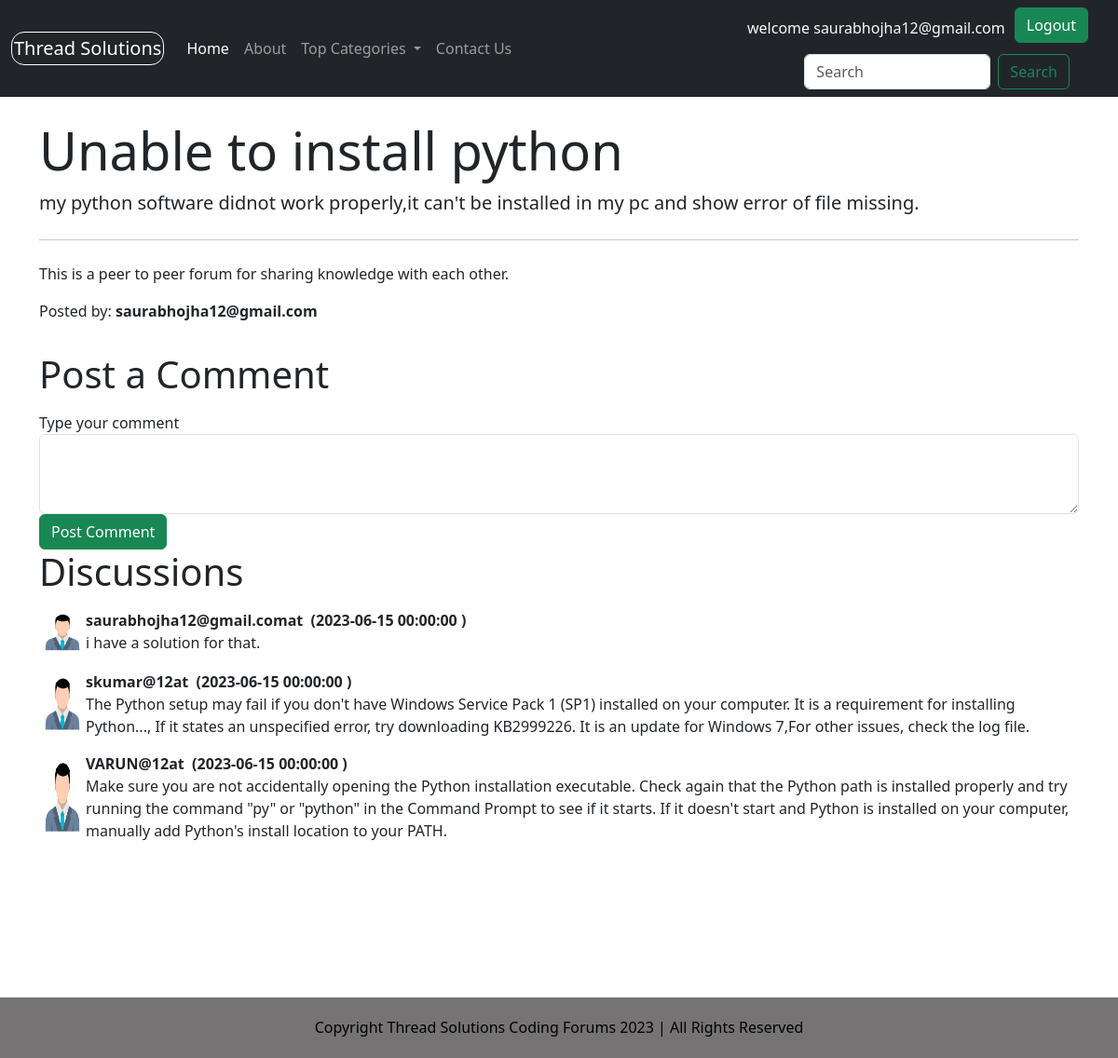
The app's page /thread.php?threadid=1 (signed in) with its own data.
### tables this page shows
CREATE TABLE `threads` (
  `thread_id` int(2) NOT NULL,
  `thread_title` varchar(255) NOT NULL,
  `thread_desc` text NOT NULL,
  `thread_cat_id` int(7) NOT NULL,
  `thread_user_id` int(7) NOT NULL,
  `timestamp` datetime NOT NULL DEFAULT current_timestamp()
);

CREATE TABLE `users` (
  `sno` int(8) NOT NULL,
  `user_email` varchar(30) NOT NULL,
  `user_pass` varchar(32) NOT NULL,
  `timestamp` datetime NOT NULL DEFAULT current_timestamp()
);

CREATE TABLE `comments` (
  `comment_id` int(8) NOT NULL,
  `comment_content` text NOT NULL,
  `thread_id` int(8) NOT NULL,
  `comment_by` int(8) NOT NULL,
  `comment_time` datetime NOT NULL DEFAULT current_timestamp()
);

### thread.php (the view, shortened to what this page needs)
<!doctype html>
<html lang="en">
<head>
</head>
<body>
    <?php include 'partials/_header.php'; ?>
    <?php
    $id = $_GET['threadid'];
    $sql = "SELECT * FROM `threads` WHERE thread_id=$id ";
    $result = mysqli_query($conn, $sql);
    while ($row = mysqli_fetch_assoc($result)) {
        $title = $row['thread_title'];
        $desc = $row['thread_desc'];
        $thread_user_id = $row['thread_user_id'];
        $sql2 = "SELECT user_email FROM `users` WHERE sno='$thread_user_id'";
        $result2 = mysqli_query($conn, $sql2);
        $row2 = mysqli_fetch_assoc($result2);
        $posted_by = $row2['user_email'];
    }
    ?>
    <div class="container my-4">
        <div class="jumbotron">
            <h1 class="display-4">
                <?php echo $title; ?>
            </h1>
            <p class="lead">
                <?php echo $desc; ?>
            </p>
            <hr class="my-4">
            <p> This is a peer to peer forum for sharing knowledge with each other.</p>
            <p class="text-left">Posted by:<b>
                    <?php echo $posted_by; ?>
                </b></p>
        </div>
    </div>
    <?php
    if (isset($_SESSION['loggedin']) && $_SESSION['loggedin'] == true) {
        echo '<div class="container">
        <h1 class="py-2">Post a Comment</h1>
        <form action= "' . $_SERVER['REQUEST_URI'] . '" method="post">
            <div class="form-group">
                <label for="exampleFormControlTextarea1">Type your comment</label>
                <textarea class="form-control" id="comment" name="comment" rows="3"></textarea>
                <input type="hidden" name="sno" value="' . $_SESSION["sno"] . '">
            </div>
            <button type="submit" class="btn btn-success">Post Comment</button>
        </form>
    </div>';
    }
    ?>
    <div class="container mb-5" id="ques">
        <h1>Discussions</h1>
        <?php
        $id = $_GET['threadid'];
        $sql = "SELECT * FROM `comments` WHERE thread_id=$id";
        $result = mysqli_query($conn, $sql);
        while ($row = mysqli_fetch_assoc($result)) {
            $content = $row['comment_content'];
            $comment_time = $row['comment_time'];
            $thread_user_id = $row['comment_by'];
            $sql2 = "SELECT user_email FROM `users` WHERE sno='$thread_user_id' ";
            $result2 = mysqli_query($conn, $sql2);
            $row2 = mysqli_fetch_assoc($result2);
            echo '<div class="media my-3" style="display:flex;">
                  <img src="vector-users-icon.webp" width=50px class="mr-3 " alt="loading error">
                    <div class="media-body">
                    <p class="font-weight-bold my-0"><b>' . $row2['user_email'] . 'at &nbsp;(' . $comment_time . ' )</b></p>
                    ' . $content . '
                   </div>
              </div>';
        }
        ?>
    </div>
    <?php include 'partials/_footer.php'; ?>
</body>
</html>

### thread.php (style rules this page uses)
#ques { min-height: 433px; }

### records on screen
threads: thread_title "Unable to install python", thread_desc "my python software didnot work properly,it can't be installed in my pc and show error of file missing."
users: user_email "saurabhojha12@gmail.com"
comments: users.user_email "saurabhojha12@gmail.com", comment_time "2023-06-15 00:00:00", comment_content "i have a solution for that."
comments: users.user_email "skumar@12", comment_time "2023-06-15 00:00:00", comment_content "The Python setup may fail if you don't have Windows Service Pack 1 (SP1) installed on your computer. It is a requirement for installing Python..., If it states an unspecified error, try downloading KB2999226. It is an update for Windows 7,For other issues, check the log file."
comments: users.user_email "VARUN@12", comment_time "2023-06-15 00:00:00", comment_content "Make sure you are not accidentally opening the Python installation executable. Check again that the Python path is installed properly and try running the command \"py\" or \"python\" in the Command Prompt to see if it starts. If it doesn't start and Python is installed on your computer, manually add Python's install location to your PATH."

### other values on screen
$_SESSION['useremail'] "saurabhojha12@gmail.com"
